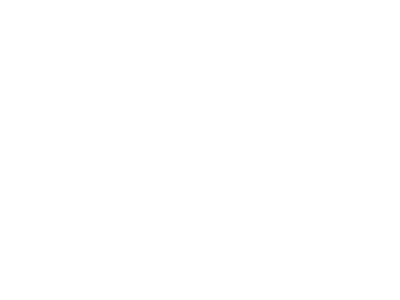
Frame 1 (no input)
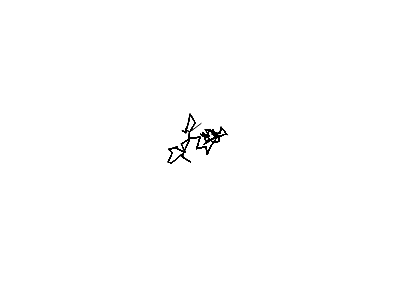
Frame 60 (no input)
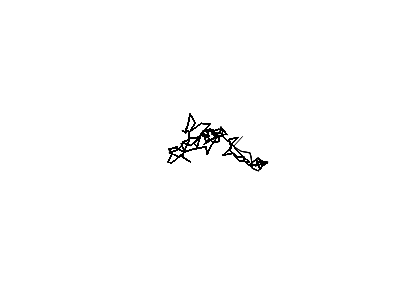
Frame 120 (the mouse pressed at the canvas centre since frame 60)

The p5.js sketch that drew these frames (run headless with seeded random() and noise() and a simulated clock; from frame 60 on, the mouse is pressed at the canvas centre):

// p5.js sketch
// ── sketch.js
let walker;

function setup() {
    createCanvas(400, 300);
    walker = new Walker();
}

function draw() {
    walker.step();
    walker.render();
}

class Walker {
    constructor() {
        this.position = createVector(width / 2, height / 2);
        this.history = [];
    }

    render() {
        stroke(0);
        beginShape();
        this.history.forEach((vector) => vertex(vector.x, vector.y));
        endShape();

        noFill();
        stroke(0);
        ellipse(this.position.x, this.position.y);
    }

    step() {
        this.position.x += random(-10, 10);
        this.position.y += random(-10, 10);
    
    
        this.position.x = constrain(this.position.x, 0, width - 1);
        this.position.y = constrain(this.position.y, 0, height - 1);
    
        this.history.push(this.position.copy());
    }
}
